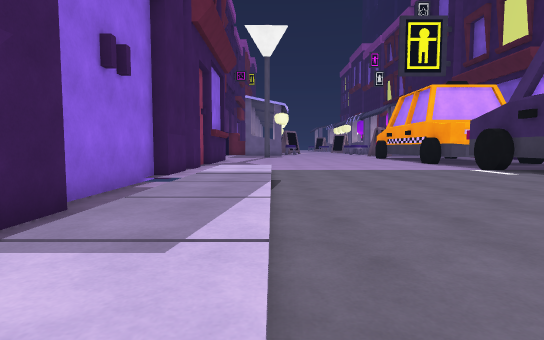
View 1 (above)

24 first-person views from a walk through a scene from a Unity 3-D project. The camera is 1.2 m above the floor, tilts 4° down and sees 80° across. The floor is counted in squares, 2 m on a side. Each view is taken from the middle of a square. On the plan, view 1 faces up. The plan holds only what a view shows up to about 10 squares ahead; the rest is blank. The place goes on beyond the plan. The player is left out. Some surface patterns are stand-ins.

View 2
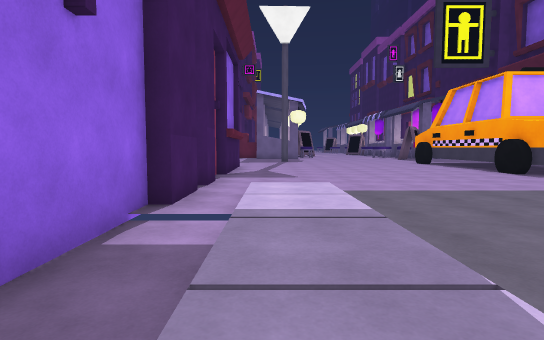

View 3
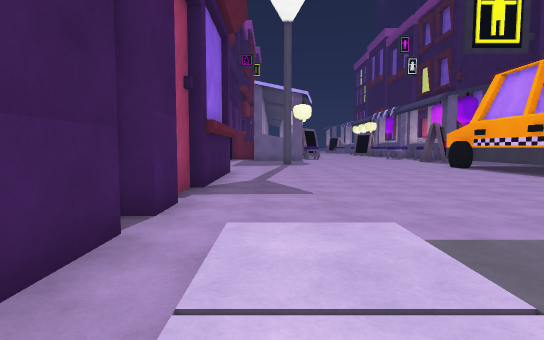

View 4
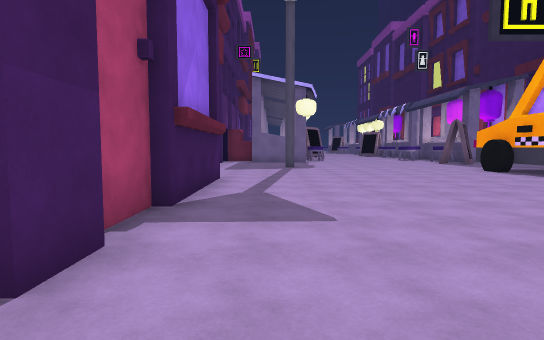

View 5
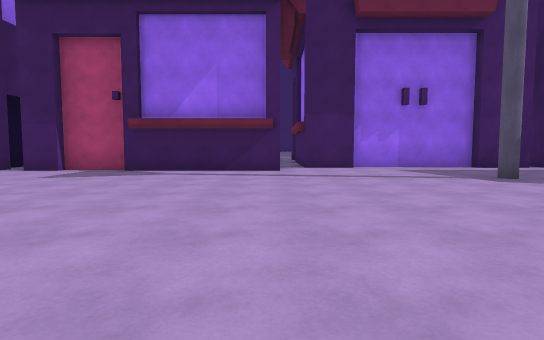

View 6
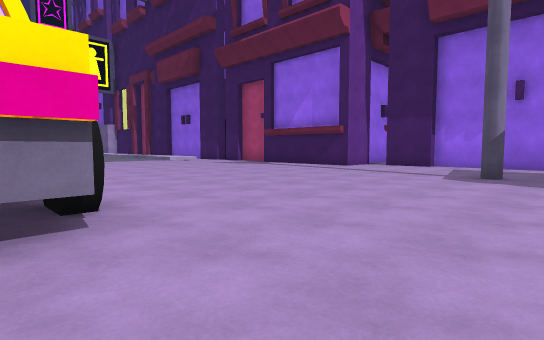

View 7
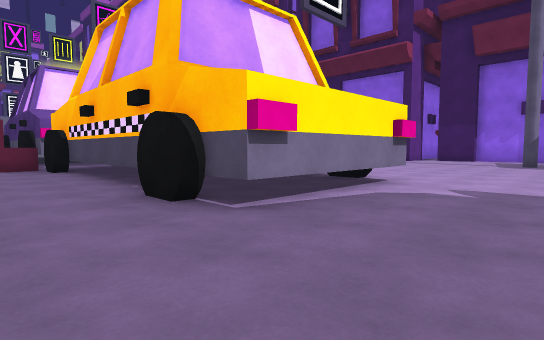

View 8
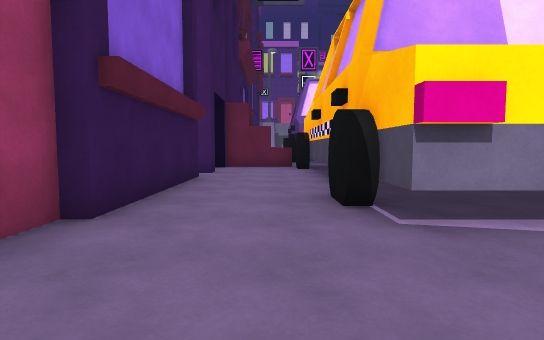

View 9
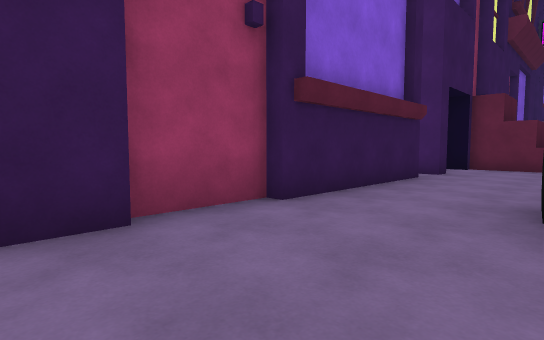

View 10
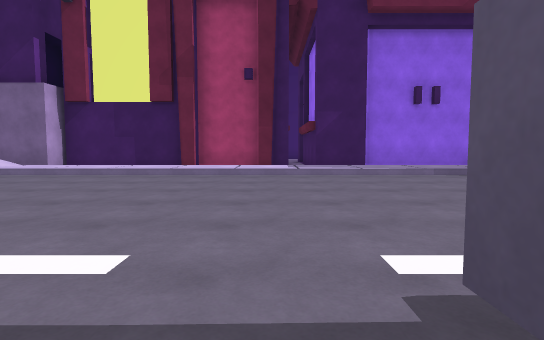

View 11
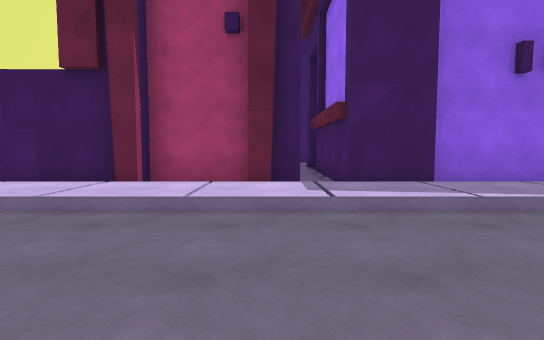

View 12
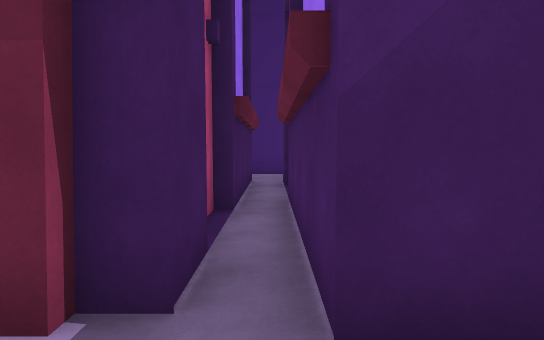

View 13
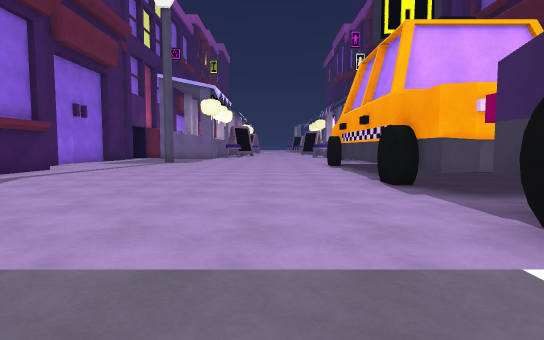

View 14
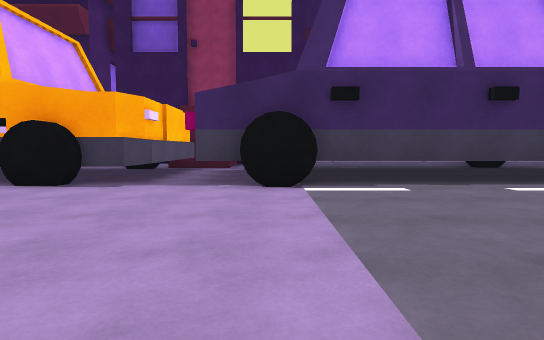

View 15
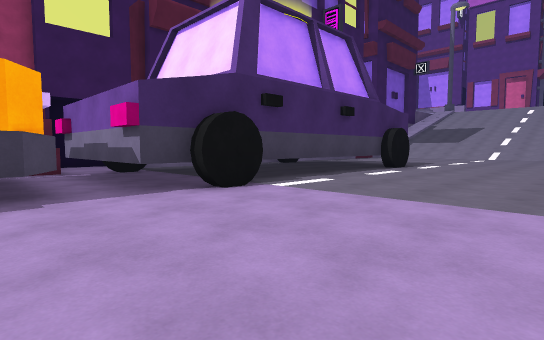

View 16
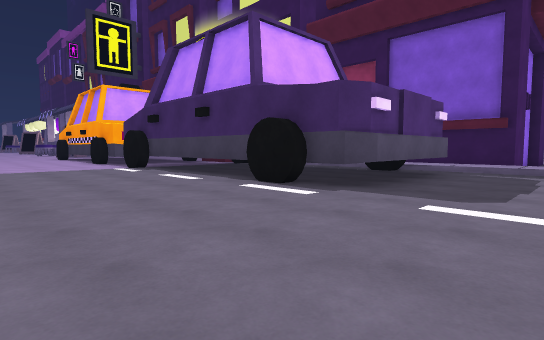

View 17
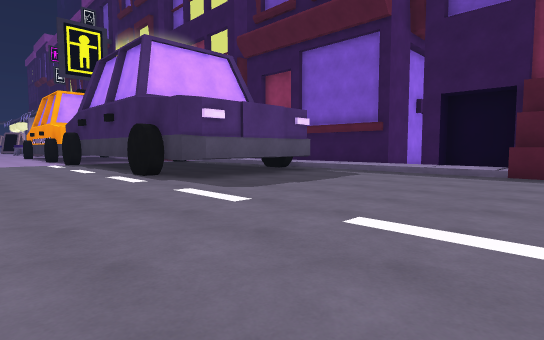

View 18
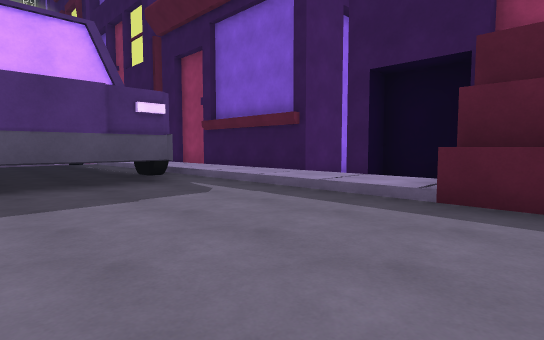

View 19
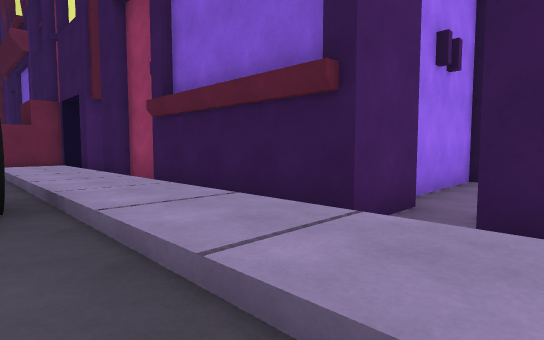

View 20
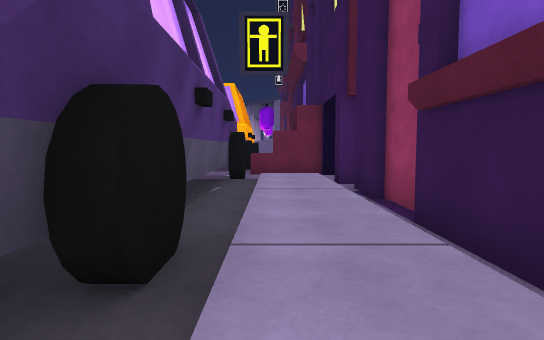

View 21
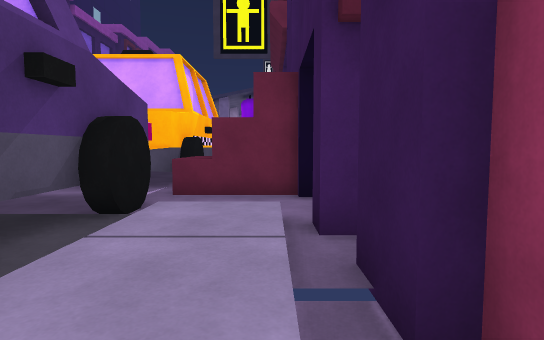

View 22
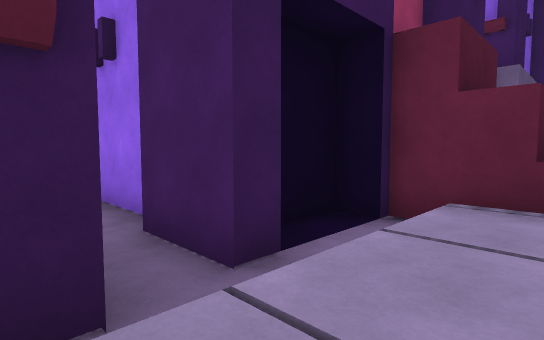

View 23
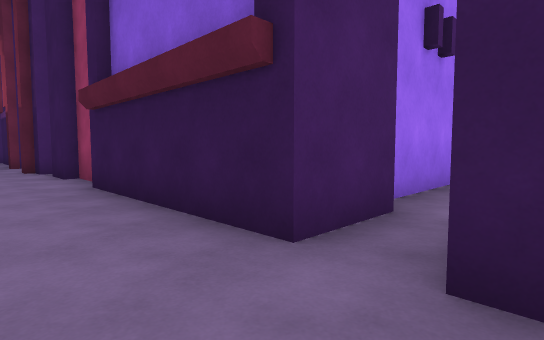

View 24
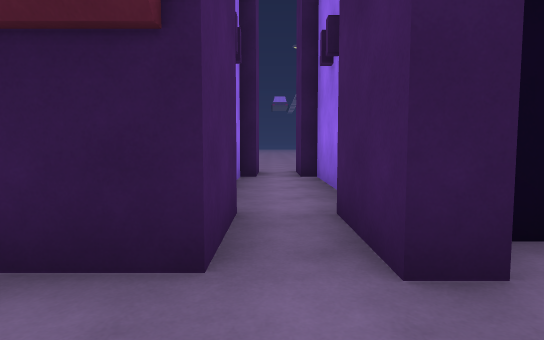

### Floor plan
Key: @ floor where view 1 was taken; # wall or solid block; . main floor; : floor 0.25 m higher than the main floor; - floor 0.25 m lower than the main floor; / step, stairs or slope; = window, fence, low wall or low ledge; ^ raised ledge; B building.
Columns run from 11 left of view 1 to 16 right of it. Each row starts with its distance up from view 1.
 22        #...  ...........B
 21        #...#............B
 20        #................B
 19        #.........#^^^#..B
 18        #.........#^^^#..#
 17        #..........^^^=..#
 16        ##.........^^^=..#BBB
 15         #.........^^^=......
 14         #.........^^^=..####
 13         #........#^^^#..#
 12         #........#^^^#^##
 11         #.........#######
 10         #.........^^^#..#
  9         .........#   #..#
  8        ##.:/......^  #:/#
  7         #.//......^  =//#
  6         #-//......^  =//#
  5         #-:/......^  =:/#
  4         #-:/......^  #:/#
  3   #######-//.....#   #//#
  2 #---------:/......^^^#:/#
  1 # #######-:/..........:/####
  0         # /@..........//##--
 -1         # //..........//-###
 -2         # :/..........:/-#
 -3         # :/..........^###
 -4         # //. ........^#

Where each view was taken, in squares from view 1:
view 1: 0 up, 0 right, facing up
view 2: 3 up, 1 left, facing up
view 3: 6 up, 1 left, facing up
view 4: 8 up, 1 left, facing up
view 5: 16 up, 6 right, facing left
view 6: 22 up, 7 right, facing down-left
view 7: 22 up, 12 right, facing down-left
view 8: 22 up, 11 right, facing down
view 9: 22 up, 10 right, facing down-right
view 10: 1 up, 7 right, facing left
view 11: 1 up, 3 right, facing left
view 12: 2 up, 1 left, facing left
view 13: 7 up, 4 right, facing up
view 14: 9 up, 1 right, facing right
view 15: 12 up, 2 right, facing down-right
view 16: 1 down, 2 right, facing up-right
view 17: 4 down, 3 right, facing up-right
view 18: 4 down, 7 right, facing up-right
view 19: 1 down, 10 right, facing up-right
view 20: 1 up, 11 right, facing up
view 21: 5 up, 12 right, facing up
view 22: 1 up, 11 right, facing down-right
view 23: 14 up, 11 right, facing up-right
view 24: 15 up, 11 right, facing right
